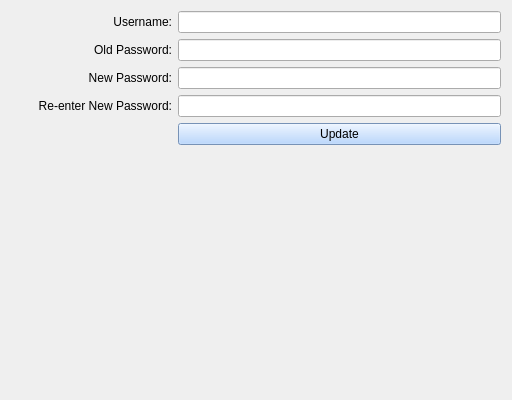
<?xml version="1.0" encoding="UTF-8"?>
<ui version="4.0">
 <class>ChangePwdForm</class>
 <widget class="QWidget" name="ChangePwdForm">
  <property name="geometry">
   <rect>
    <x>0</x>
    <y>0</y>
    <width>512</width>
    <height>400</height>
   </rect>
  </property>
  <property name="windowTitle">
   <string>Password Management</string>
  </property>
  <property name="windowIcon">
   <iconset>
    <normaloff>auth_icon.jpg</normaloff>auth_icon.jpg</iconset>
  </property>
  <property name="styleSheet">
   <string notr="true">font: 12pt &quot;MS Shell Dlg 2&quot;;</string>
  </property>
  <layout class="QHBoxLayout" name="horizontalLayout">
   <item>
    <layout class="QVBoxLayout" name="verticalLayout">
     <item>
      <layout class="QGridLayout" name="gridLayout">
       <item row="0" column="1">
        <widget class="QLabel" name="label">
         <property name="layoutDirection">
          <enum>Qt::LeftToRight</enum>
         </property>
         <property name="text">
          <string>Username:</string>
         </property>
         <property name="alignment">
          <set>Qt::AlignRight|Qt::AlignTrailing|Qt::AlignVCenter</set>
         </property>
        </widget>
       </item>
       <item row="1" column="4" colspan="2">
        <widget class="QLineEdit" name="oldpwdlineEdit">
         <property name="echoMode">
          <enum>QLineEdit::Password</enum>
         </property>
        </widget>
       </item>
       <item row="0" column="4" colspan="2">
        <widget class="QLineEdit" name="userlineEdit"/>
       </item>
       <item row="1" column="1">
        <widget class="QLabel" name="label_2">
         <property name="text">
          <string>Old Password:</string>
         </property>
         <property name="alignment">
          <set>Qt::AlignRight|Qt::AlignTrailing|Qt::AlignVCenter</set>
         </property>
        </widget>
       </item>
       <item row="4" column="4" colspan="2">
        <widget class="QPushButton" name="update_btn">
         <property name="styleSheet">
          <string notr="true">QPushButton{
background-color: rgb(167, 205, 255);
}</string>
         </property>
         <property name="text">
          <string>Update</string>
         </property>
        </widget>
       </item>
       <item row="2" column="1">
        <widget class="QLabel" name="label_3">
         <property name="text">
          <string>New Password:</string>
         </property>
         <property name="alignment">
          <set>Qt::AlignRight|Qt::AlignTrailing|Qt::AlignVCenter</set>
         </property>
        </widget>
       </item>
       <item row="3" column="1">
        <widget class="QLabel" name="label_4">
         <property name="text">
          <string>Re-enter New Password:</string>
         </property>
         <property name="alignment">
          <set>Qt::AlignRight|Qt::AlignTrailing|Qt::AlignVCenter</set>
         </property>
        </widget>
       </item>
       <item row="2" column="4" colspan="2">
        <widget class="QLineEdit" name="newpwdlineEdit">
         <property name="echoMode">
          <enum>QLineEdit::Password</enum>
         </property>
        </widget>
       </item>
       <item row="3" column="4" colspan="2">
        <widget class="QLineEdit" name="new2pwdlineEdit">
         <property name="echoMode">
          <enum>QLineEdit::Password</enum>
         </property>
        </widget>
       </item>
      </layout>
     </item>
     <item>
      <widget class="QLabel" name="response_label">
       <property name="styleSheet">
        <string notr="true">color: rgb(255, 0, 0);
font: 12pt &quot;MS Shell Dlg 2&quot;;</string>
       </property>
      </widget>
     </item>
    </layout>
   </item>
  </layout>
 </widget>
 <resources/>
 <connections/>
</ui>
